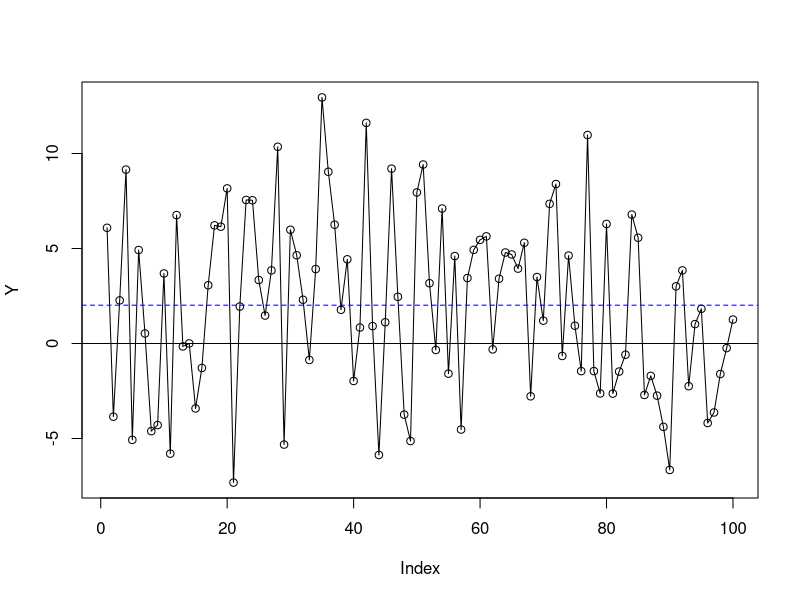
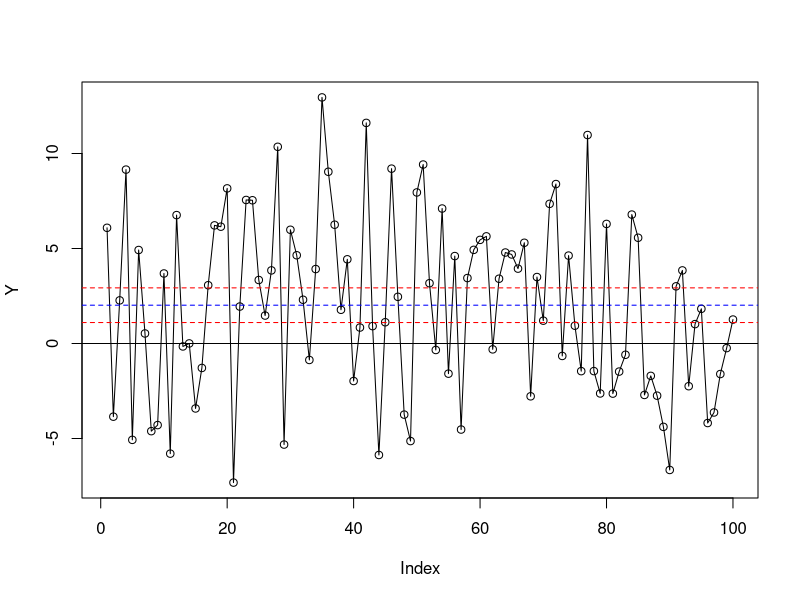
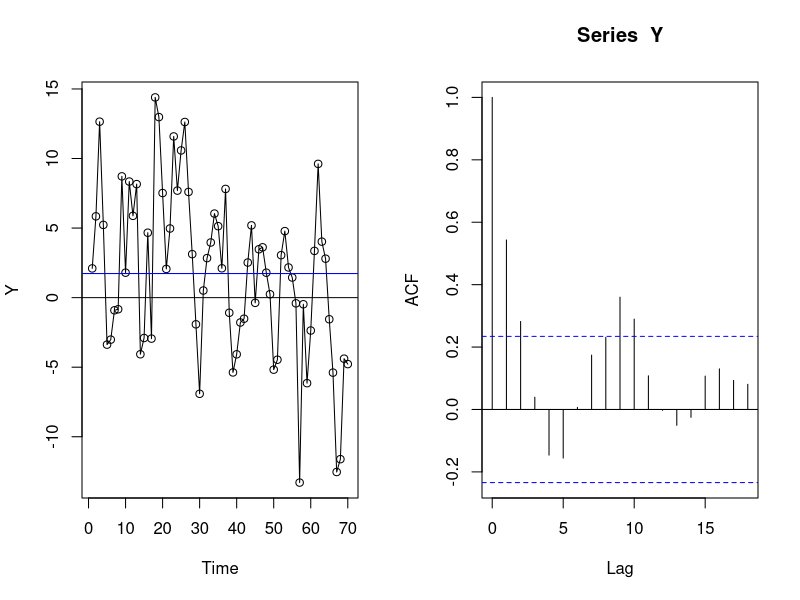
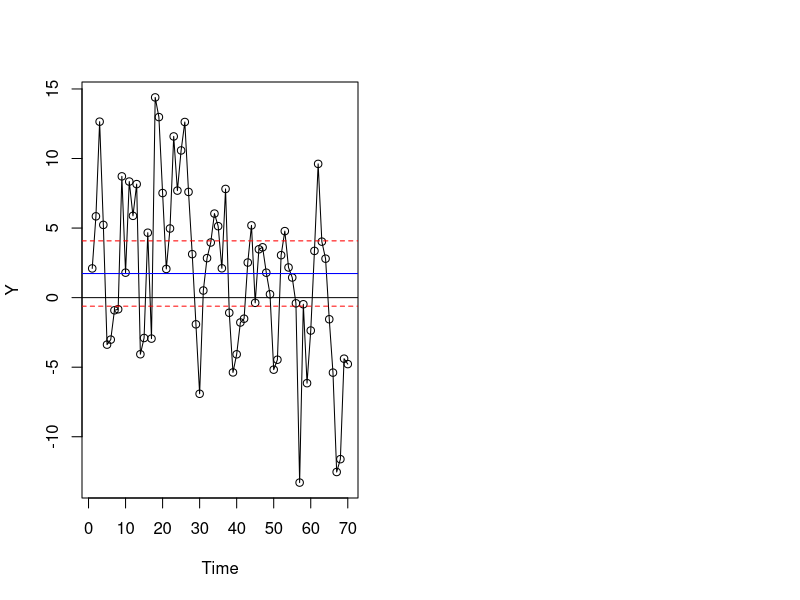

Reproduce these figures in R, in order. (Note: this script raises an error after producing the figures.)
## ---- chunk 1
  set.seed(235)                    # set seed for RS generation (you don't need to do this)
  mu = sample(c(0,2,1),1)          # mu is randomly drawn from 0, 1, or 2
  Y  = mu + rnorm(100,0,5)         # Y is mu + random noise 

  mean(Y)                          # Calculate sample mean 

  plot(Y, type="o")                      # type="o" means both line and point
  abline(h=0)                            # add horizontal line at 0
  abline(h=mean(Y), col="blue", lty=2)   # add blue dashed line at sample mean
## ---- chunk 2
  mean(Y)                      # sample mean of Y
  sd(Y)                        # sample SD of Y

  ME = 1.96*sd(Y)/sqrt(100)    # margin of error (width of CI)
  ME
  
  CI.upper = mean(Y) + ME
  CI.lower = mean(Y) - ME
  c(CI.lower, mean(Y), CI.upper)     # show 3 numbers as vector


  plot(Y, type="o")                                  # plot Y
  abline(h=0)                                        # draw horizontal line at 0
  abline(h=mean(Y), col="blue", lty=2)               # blue dash line at mean(Y)
  abline(h=c(CI.upper, CI.lower), col="red", lty=2)  # two red dash line at CI.upper and CI.lower
## ---- chunk 3

  set.seed(1352)
  mu = sample(c(0,1,2), 1)
  X  = arima.sim(n=70, list(ar = c(.7) ), sd=5 )     # 
  Y  = mu + X

  layout(matrix(1:2, 1, 2))             # plot side by side
  plot(Y, type="o")                     # plot Y
  abline(h=0)                           # draw at 0
  abline(h=mean(Y), col="blue")         # draw blue line at sample mean 
  acf(Y)                                # plot acf as 2nd plot     
## ---- chunk 4
  #--- CI for ture mean using ACVF ---
  n = length(Y)  # This is n 
  n              # see what's inside 

  Ga <- acf(Y, type="covariance", plot=FALSE)   # calculate ACVF values without plotting
  str(Ga)                                       # See the structure inside Ga 
  Ga.hat = Ga$acf                               # extract only "acf" part (it's actually ACVF)

  sum.limit = floor( sqrt(n) )                  # make sqrt(n) into integer (for later use) 
  nu.sq <- Ga.hat[1] + 2*sum( (1-(1:sum.limit)/n) * Ga.hat[2:(sum.limit+1)] )
                                                #- Ga.hat[1] is ACVF at lag 0
  mean(Y)                   
  sqrt(nu.sq/n)        # Margin of Error accounting for ACVF
  sqrt(var(Y)/n)       # Margin of Error if we treat Y as Rand Sam (Wrong)

  CI.u <- mean(Y) + 1.96*sqrt(nu.sq/n)
  CI.l <- mean(Y) - 1.96*sqrt(nu.sq/n)
  c(CI.l, mean(Y), CI.u)                       # show CI.l, mean(Y), CI.u as vector

  plot(Y, type="o")
  abline(h=0)                                  # add black line at 0
  abline(h=mean(Y), col="blue")                # add blue horizontal line at mean(Y)
  abline(h=c(CI.u, CI.l), col="red", lty=2)    # add red dash lines at CI

## ---- chunk 5
  data(color) 

  layout(matrix(1:2, 1, 2))             # plot side by side
  plot(color, type="o")                 # plot 
  abline(h=0)                           # draw at 0
  abline(h=mean(color), col="blue")     # draw blue line at sample mean 
  acf(color)  
## ---- chunk 6
  Y = color                             # So that I can reuse the above code without changing each Y

  #--- CI for ture mean using ACVF ---
  n = length(Y)  # This is n 
  n              # see what's inside 

  Ga <- acf(Y, type="covariance", plot=FALSE)   # calculate ACVF values without plotting
  str(Ga)                                       # See the structure inside Ga 
  Ga.hat = Ga$acf                               # extract only "acf" part (it's actually ACVF)

  sum.limit = floor( sqrt(n) )                  # make sqrt(n) into integer (for later use) 
  nu.sq <- Ga.hat[1] + 2*sum( (1-(1:sum.limit)/n) * Ga.hat[2:(sum.limit+1)] )
                                                #- Ga.hat[1] is ACVF at lag 0
  mean(Y)                   
  sqrt(nu.sq/n)        # Margin of Error accounting for ACVF
  sqrt(var(Y)/n)       # Margin of Error if we treat Y as Rand Sam (Wrong)

  CI.u <- mean(Y) + 1.96*sqrt(nu.sq/n)
  CI.l <- mean(Y) - 1.96*sqrt(nu.sq/n)
  c(CI.l, mean(Y), CI.u)                       # show CI.l, mean(Y), CI.u as vector

  plot(Y, type="o")
  abline(h=0)                                  # add black line at 0
  abline(h=mean(Y), col="blue")                # add blue horizontal line at mean(Y)
  abline(h=c(CI.u, CI.l), col="red", lty=2)    # add red dash lines at CI

